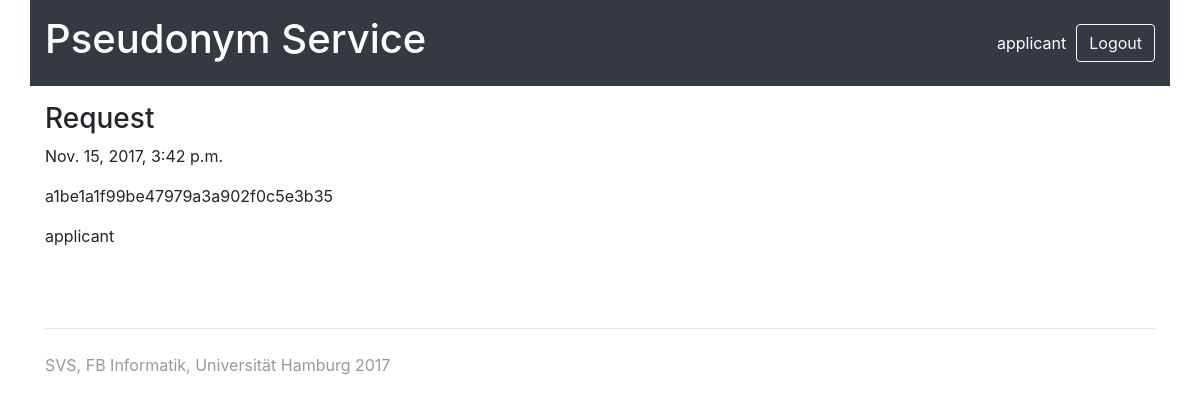
/request/detail/1 (signed in), run on the app's committed database.
### request/models.py (models this page shows)
class StoreEntryRequest(models.Model):
    applicant = models.ForeignKey(
        Applicant,
        on_delete=models.CASCADE
    )
    store_entry = models.ForeignKey(
        StoreEntry,
        on_delete=models.CASCADE
    )
    created = models.DateTimeField(
        auto_now_add=True,
        editable=False,
    )

class Applicant(models.Model):
    user = models.OneToOneField(
        User,
        on_delete=models.CASCADE
    )
    @staticmethod
    def user_is_applicant(user: User) -> bool:
        try:
            applicant = user.applicant
        except (ObjectDoesNotExist, AttributeError):
            return False
        return True

### store/models.py (models this page shows, shortened)
class StoreEntry (models.Model):
    pseudonym = models.CharField(
        primary_key=True,
        max_length=256,
        editable=False,
    )
    content = models.TextField(
    ) # TODO: Maybe binary field
    search_token = models.TextField(
    )# TODO: Maybe binary field
    created = models.DateTimeField(
        auto_now_add=True,
        editable=False
    )
    usages = models.IntegerField(
        default=0,
    )
    last_access = models.DateTimeField(
        auto_now=True,
        editable=False,
    )

### request/views.py (the view)
# urls.py: url(r'^detail/(?P<pk>\w+)', RequestDetailView.as_view(), name='detail'),
class RequestDetailView(ApplicantRequiredMixin, DetailView):
    model = StoreEntryRequest
    template_name = 'request/detail.html'
    context_object_name = 'request'

### request/views.py (called while the page is built)
    def test_func(self):
        return Applicant.user_is_applicant(self.request.user)

### request/templates/request/detail.html
{% extends "base.html" %}
{% block content %}
    <h3>Request</h3>
    <p>{{ request.created }}</p>
    <p>{{ request.store_entry.pseudonym }}</p>
    <p>{{ request.applicant.user.username }}</p>
{% endblock %}

### global_templates/base.html (shortened to what this page needs)
{% load static %}
<!DOCTYPE html>
<html lang="en">
  <head>
    <link rel="stylesheet" type="text/css" href="{% static 'css/bootstrap.min.css' %}">
    <link rel="stylesheet" type="text/css" href="{% static 'css/open-iconic-bootstrap.min.css' %}">
    <link rel="stylesheet" type="text/css" href="{% static 'css/pseudo_service.css' %}">
  </head>
  <body>
    <div id="content" class="container">
        <div class="row bg-dark" style="padding-top: 15px; padding-bottom: 15px;">
            <div class="col">
                <a href="{% url 'index' %}">
                  <h1 style="color: #FFF;">
                  Pseudonym Service</h1>
                </a>
            </div>
            <div class="col flex-right">
                {% if user.is_authenticated %}
                    <span style="margin-right: 10px; color: #FFF;">{{ user.username }}</span>
                    <a class="btn btn-outline-light" href="{% url 'logout' %}">Logout</a>
                {% else %}
                    <a class="btn btn-outline-light" href="{% url 'login' %}">Login</a>
                {% endif %}
            </div>
        </div>
        <div class="row" style="padding-top: 16px; padding-bottom: 16px; ">
            <div class="col">
                {% block content %}{% endblock %}
            </div>
        </div>
        <div class="footer">
            <p>SVS, FB Informatik, Universität Hamburg 2017</p>
        </div>
    </div>
  </body>
</html>

### global_staticfiles/css/pseudo_service.css (style rules this page uses)
.flex-right { display: flex; justify-content: flex-end; align-items: center; }
.footer { padding-top: 1.5rem; color: #999; border-top: .05rem solid #e5e5e5; margin-top: 3rem; }

### data on the page
StoreEntryRequest: created "Nov. 15, 2017, 3:42 p.m.", store_entry.pseudonym "a1be1a1f99be47979a3a902f0c5e3b35", applicant.user.username "applicant"

### other printed values
{{ user.username }} "applicant"
